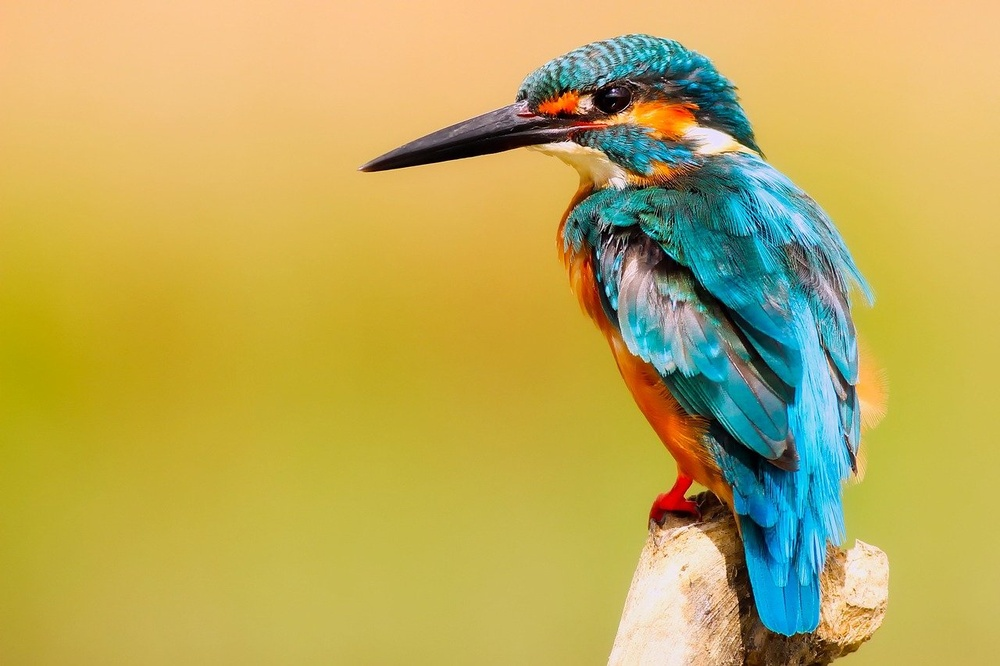
#> input picture Practice/images/bird2.jpg, 1000 x 666 px, shrunk from 1280 x 853 before the run, found by its file name
$ python 'Bit Plane Slicing.py'
#> lines starting #> are read from the running program, lines starting #| are printed output that depends on the picture; after the words box and inside, x2 and y2 are one past the last pixel; in counts of white or black regions, pixels touching at a corner belong together
#!/usr/bin/env python
# coding: utf-8

# In[1]:


import matplotlib.pyplot as plt
import cv2
import numpy as np


# In[2]:


img_path = "C:/Users/Asus/OneDrive/Documents/MyWebProjects/Image Processing/Practice/images/bird2.jpg"
img_path


# In[3]:


img = cv2.imread(img_path)
#> img is the input picture: shape (666, 1000, 3); mean B, G, R 89.8, 171.5, 188.9
img_rgb = cv2.cvtColor(img, cv2.COLOR_BGR2RGB)


# In[4]:


grayscale = cv2.cvtColor(img_rgb, cv2.COLOR_RGB2GRAY)
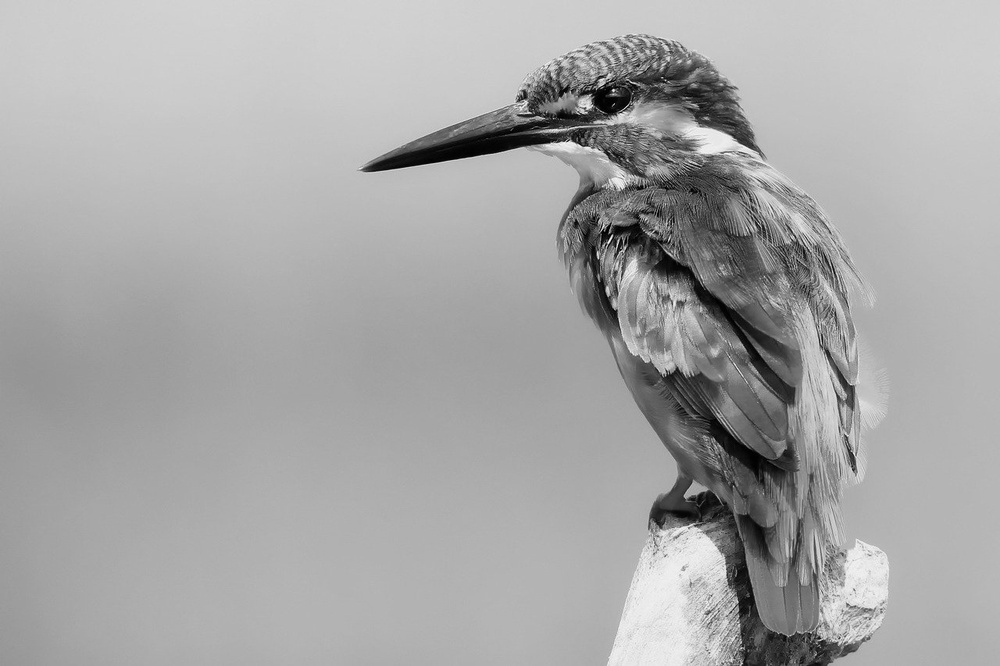
#> grayscale: shape (666, 1000); min 0, max 252, mean 167.4


# In[5]:


cv2.imshow("Bird", img)
cv2.waitKey(0)


# In[6]:


plt.figure(figsize=(25,15))
plt.subplot(1,2,1)
plt.title('RGB')
plt.imshow(img_rgb)

plt.subplot(1,2,2)
plt.title('GRAYSCALE')
plt.imshow(grayscale, cmap='gray')

plt.show()
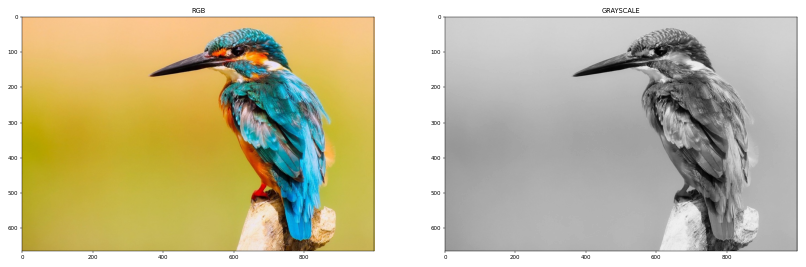
#> figure drawn by matplotlib, 2 panels


# In[7]:


def bitSlicing(img, slice_bit):
#> called with slice_bit = 128
    w,h = img.shape
#> w = 666; h = 1000
    sliced_img = img.copy()
    for x in range(w):
        for y in range(h):
            sliced_img[x,y] = img[x,y] & slice_bit
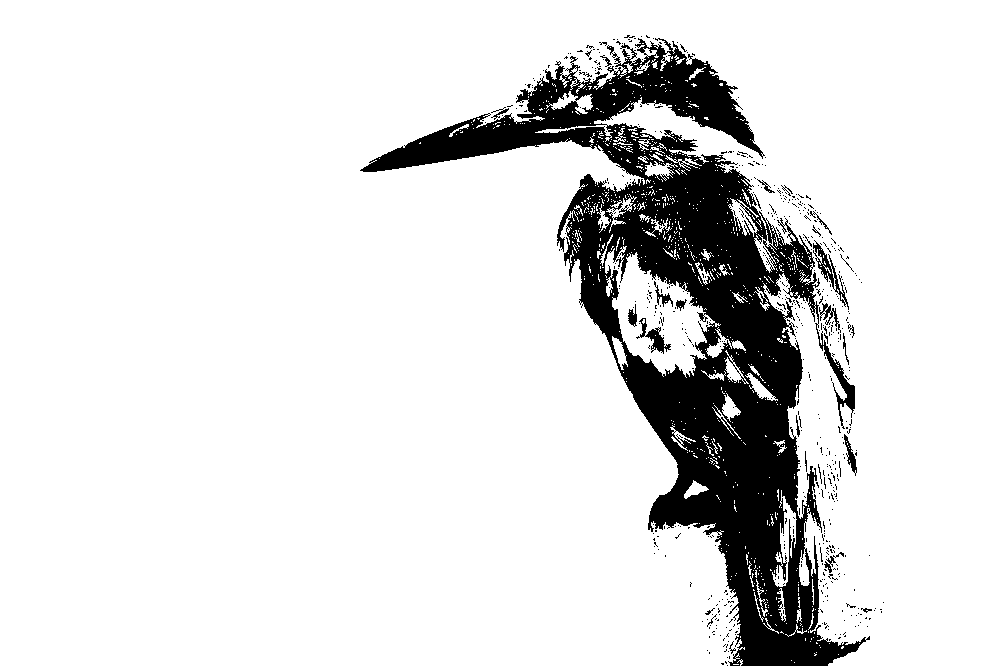
#> sliced_img: shape (666, 1000); values 0 (black) and 128 (white), 87.5% white; 622 black regions (594 under 20 px), largest, box (x1, y1, x2, y2) and area: (360, 38, 870, 666) 79501, (813, 240, 849, 310) 495, (636, 318, 671, 354) 369


    return sliced_img


# In[8]:


eighth = bitSlicing(grayscale,128)


# In[9]:


seventh = bitSlicing(grayscale,64)
#> after the loop in bitSlicing (call 2), `for x in range(w):`: sliced_img: shape (666, 1000); values 0 (black) and 64 (white), 32.9% white; 1211 white regions (1160 under 20 px), largest, box (x1, y1, x2, y2) and area: (0, 0, 1000, 666) 198687, (607, 514, 751, 666) 12793, (613, 244, 659, 290) 719


# In[10]:


sixth =  bitSlicing(grayscale,32)
#> after the loop in bitSlicing (call 3), `for x in range(w):`: sliced_img: shape (666, 1000); values 0 (black) and 32 (white), 63.4% white; 1549 black regions (1508 under 20 px), largest, box (x1, y1, x2, y2) and area: (0, 0, 1000, 666) 208153, (0, 298, 193, 666) 29396, (724, 350, 747, 384) 270


# In[11]:


fifth = bitSlicing(grayscale,16)
#> after the loop in bitSlicing (call 4), `for x in range(w):`: sliced_img: shape (666, 1000); values 0 (black) and 16 (white), 41.9% white; 2139 white regions (2092 under 20 px), largest, box (x1, y1, x2, y2) and area: (0, 33, 1000, 666) 232715, (0, 298, 193, 666) 29396, (111, 0, 470, 49) 9546


# In[12]:


fourth = bitSlicing(grayscale,8)
#> after the loop in bitSlicing (call 5), `for x in range(w):`:
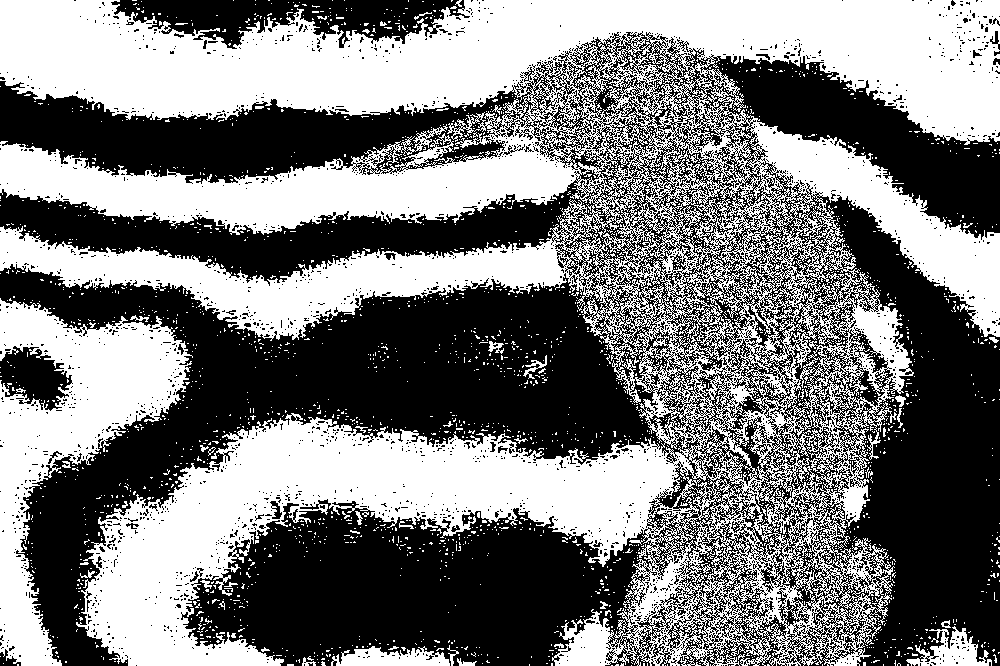
#> sliced_img: shape (666, 1000); values 0 (black) and 8 (white), 48.5% white; 2497 white regions (2446 under 20 px), largest, box (x1, y1, x2, y2) and area: (0, 0, 1000, 666) 284794, (0, 298, 193, 666) 26108, (331, 646, 450, 666) 1570


# In[13]:


third = bitSlicing(grayscale,4)
#> after the loop in bitSlicing (call 6), `for x in range(w):`:
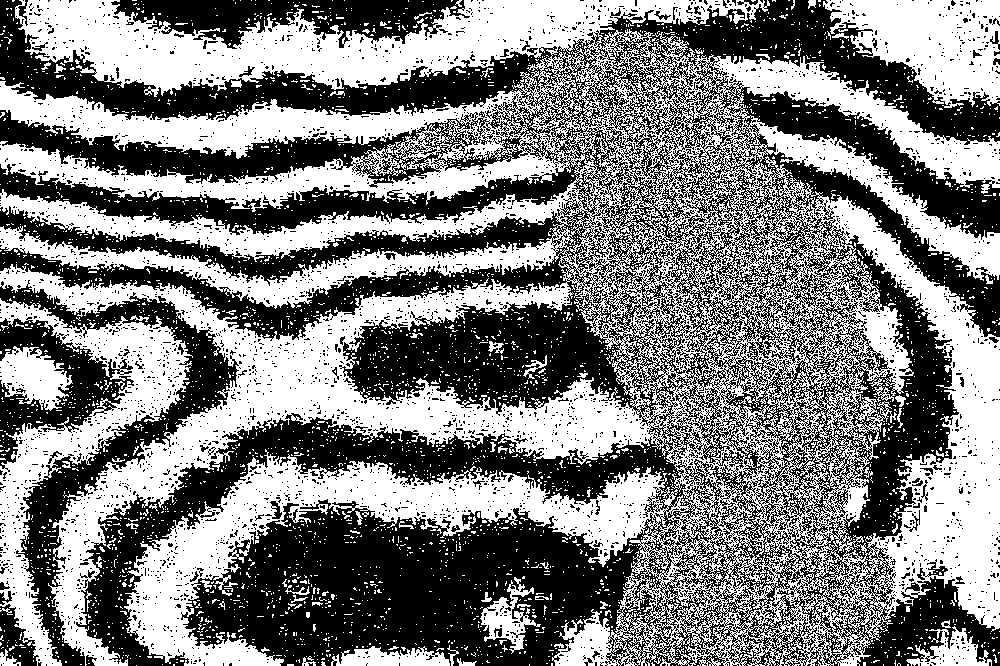
#> sliced_img: shape (666, 1000); values 0 (black) and 4 (white), 50% white; 3921 black regions (3834 under 20 px), largest, box (x1, y1, x2, y2) and area: (0, 0, 1000, 666) 284794, (0, 280, 239, 666) 15066, (111, 0, 470, 49) 9538


# In[14]:


second = bitSlicing(grayscale,2)
#> after the loop in bitSlicing (call 7), `for x in range(w):`:
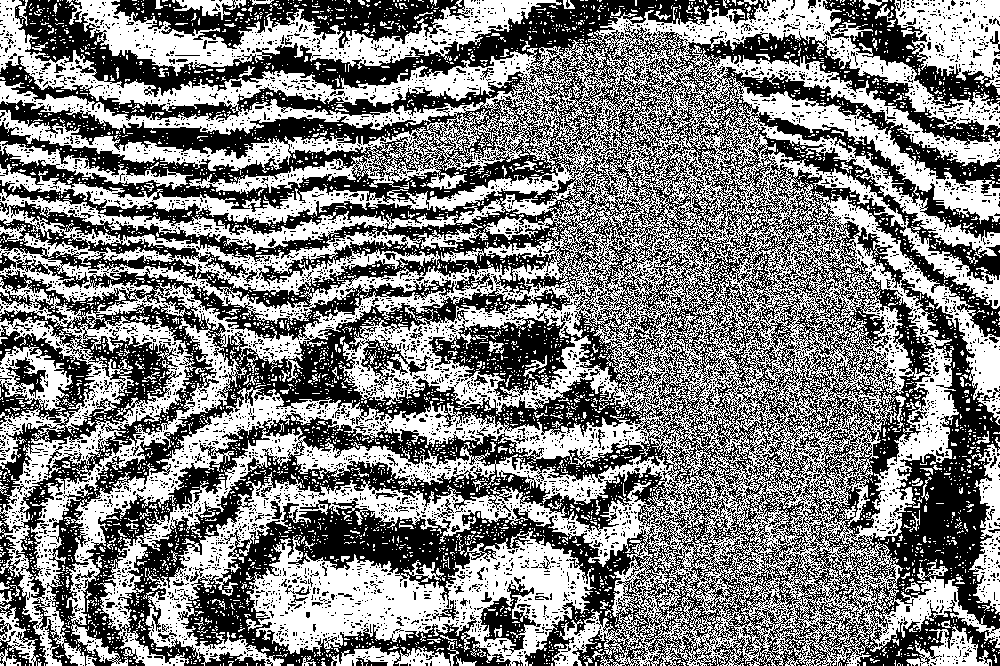
#> sliced_img: shape (666, 1000); values 0 (black) and 2 (white), 50.2% white; 5438 black regions (5293 under 20 px), largest, box (x1, y1, x2, y2) and area: (0, 0, 1000, 666) 291558, (111, 0, 470, 49) 8282, (823, 0, 1000, 108) 5195


# In[15]:


first = bitSlicing(grayscale,1)
#> after the loop in bitSlicing (call 8), `for x in range(w):`:
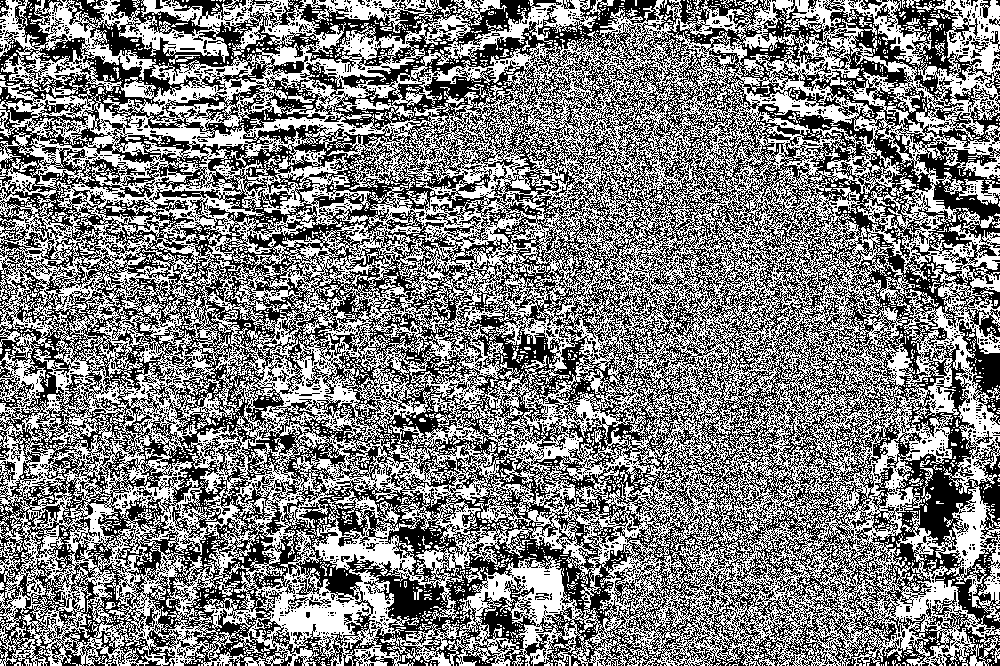
#> sliced_img: shape (666, 1000); values 0 (black) and 1 (white), 50% white; black in thin lines or dots


# In[16]:


Final = first + second + third + fourth + fifth + sixth + seventh + eighth
Final.shape


# In[ ]:


# In[17]:


plt.figure(figsize=(30,50))

plt.subplot(6,2,1)
plt.title('RGB')
plt.imshow(img_rgb)

plt.subplot(6,2,2)
plt.title('GRAYSCALE')
plt.imshow(grayscale, cmap='gray')

plt.subplot(6,2,3)
plt.title('Eighth')
plt.imshow(eighth, cmap='gray')

plt.subplot(6,2,4)
plt.title('Seventh')
plt.imshow(seventh, cmap='gray')

plt.subplot(6,2,5)
plt.title('Sixth')
plt.imshow(sixth, cmap='gray')

plt.subplot(6,2,6)
plt.title('Fifth')
plt.imshow(fifth, cmap='gray')

plt.subplot(6,2,7)
plt.title('Fourth')
plt.imshow(fourth, cmap='gray')

plt.subplot(6,2,8)
plt.title('Third')
plt.imshow(third, cmap='gray')

plt.subplot(6,2,9)
plt.title('Second')
plt.imshow(second, cmap='gray')

plt.subplot(6,2,10)
plt.title('First')
plt.imshow(first, cmap='gray')

plt.subplot(6,2,11)
plt.title('Final')
plt.imshow(Final, cmap='gray')

plt.subplot(6,2,12)
plt.title('Original')
plt.imshow(grayscale, cmap='gray')

plt.savefig('plane_slicing.png')


# In[ ]:

$ run again, with Practice/images/bloon.jpg copied over Practice/images/bird2.jpg
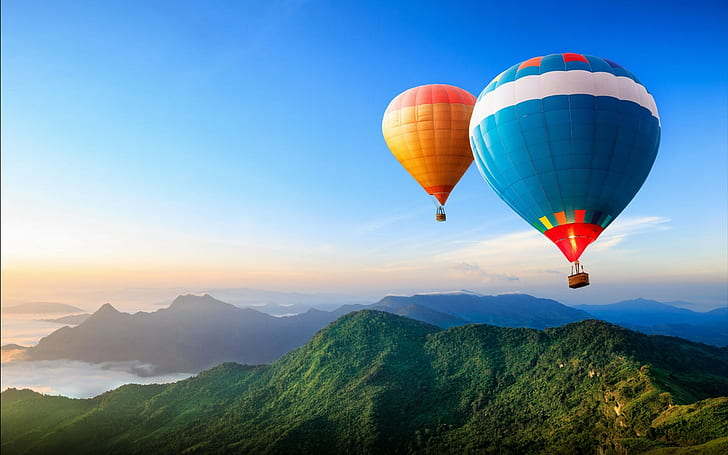
#> input picture Practice/images/bloon.jpg, 728 x 455 px, found by its file name
#> img is the input picture: shape (455, 728, 3); mean B, G, R 168.2, 144.3, 108.3
#> after the loop in bitSlicing, `for x in range(w):`:
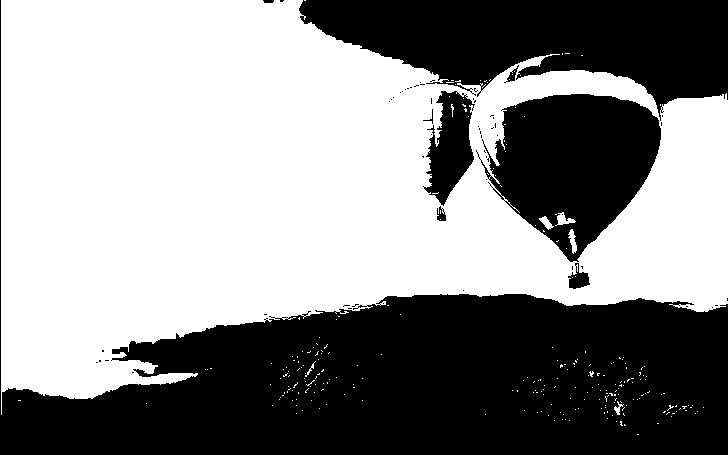
#> sliced_img: shape (455, 728); values 0 (black) and 128 (white), 55.3% white; 60 black regions (51 under 20 px), largest, box (x1, y1, x2, y2) and area: (0, 0, 728, 455) 94074, (299, 0, 728, 121) 30619, (476, 94, 661, 262) 19193
#> after the loop in bitSlicing (call 8), `for x in range(w):`:
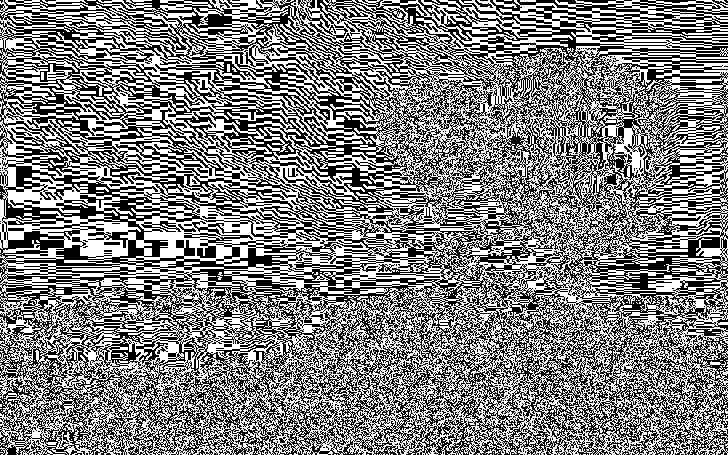
#> sliced_img: shape (455, 728); values 0 (black) and 1 (white), 50.1% white; black in thin lines or dots
